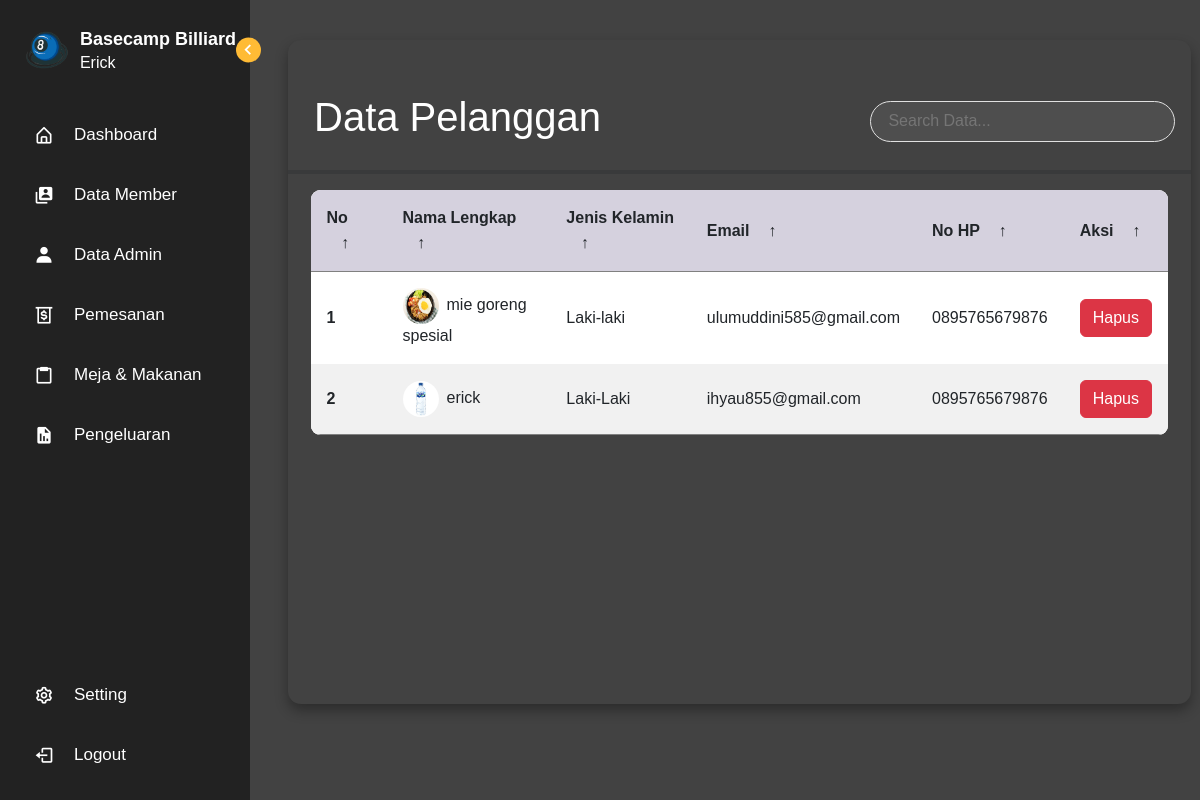
/admin.php?page=member (signed in), run on the app's committed database.
### tables this page shows
CREATE TABLE `user` (
  `id_user` int(11) NOT NULL,
  `email` varchar(50) NOT NULL,
  `password` varchar(255) NOT NULL,
  `hp` varchar(20) NOT NULL,
  `jenis_kelamin` varchar(10) NOT NULL,
  `nama_lengkap` varchar(60) NOT NULL,
  `alamat` text NOT NULL,
  `foto` text NOT NULL,
  `reset_token_hash` varchar(64) DEFAULT NULL,
  `reset_token_expires_at` datetime DEFAULT NULL,
  `account_activation_hash` varchar(255) DEFAULT NULL
);

### functions.php (called while the page is built, shortened)
<?php
$conn = mysqli_connect("localhost", "root", "", "db_futsal");
function query($query)
{
  global $conn;
  $result = mysqli_query($conn, $query);
  $rows = [];
  while ($row = mysqli_fetch_assoc($result)) {
    $rows[] = $row;
  }
  return $rows;
}

### admin/member.php (the view, shortened to what this page needs)
<?php
include_once(__DIR__ . '/../functions.php');
$member = query("SELECT * FROM user");
?>
  <link rel="stylesheet" href="../css/form.css">
  <link rel="stylesheet" href="https://cdnjs.cloudflare.com/ajax/libs/font-awesome/4.7.0/css/font-awesome.min.css">
  <main class="table">
    <section class="table__header mt-5">
      <h1 style="margin-left:10px;">Data Pelanggan</h1>
      <div class="input-group">
        <input type="search" name="search" id="searchInput" oninput="searchTable()" placeholder="Search Data...">
      </div>
    </section>
    <hr>
    <section class="table__body">
      <table>
        <thead>
          <tr>
            <th> No <span class="icon-arrow">&UpArrow;</span></th>
            <th> Nama Lengkap <span class="icon-arrow">&UpArrow;</span></th>
            <th> Jenis Kelamin <span class="icon-arrow">&UpArrow;</span></th>
            <th> Email <span class="icon-arrow">&UpArrow;</span></th>
            <th> No HP <span class="icon-arrow">&UpArrow;</span></th>
            <th> aksi <span class="icon-arrow">&UpArrow;</span></th>
          </tr>
        </thead>
        <form action="" method="post">
          <tbody id="dataTable">
            <?php $i = 1; ?>
            <?php foreach ($member as $row) : ?>
              <tr>
                <th scope="row"><?= $i; ?></th>
                <td><img src="./img/<?= $row["foto"]; ?>"><?= $row["nama_lengkap"]; ?></td>
                <td><?= $row["jenis_kelamin"]; ?></td>
                <td><?= $row["email"]; ?></td>
                <td><?= $row["hp"]; ?></td>
                <td>
                  <a href="admin/controller/hapusMember.php?id=<?= $row["id_user"]; ?>" class="btn btn-danger">Hapus</a>
                </td>
              </tr>
              <?php $i++; ?>
            <?php endforeach; ?>
          </tbody>
        </form>
      </table>
    </section>
  </main>

### css/style.css (style rules this page uses)
* { margin: 0; padding: 0; box-sizing: border-box; font-family: 'Poppins', sans-serif; }
:root { --body-color: #E4E9F7; --sidebar-color: #FFF; --primary-color: #695CFE; --primary-color-light: #F6F5FF; --toggle-color: #DDD; --text-color: #707070; --tran-03: all 0.2s ease; --tran-03: all 0.3s ease; --tran-04: all 0.3s ease; --tran-05: all 0.3s ease; }
body { min-height: 100vh; background-color: var(--body-color); transition: var(--tran-05); }

### css/form.css (style rules this page uses)
* { margin: 0; padding: 0; box-sizing: border-box; font-family: sans-serif; }
:root { --body-color: #E4E9F7; --sidebar-color: #FFF; --primary-color: #695CFE; --primary-color-light: #F6F5FF; --toggle-color: #DDD; --text-color: #707070; --tran-03: all 0.2s ease; --tran-03: all 0.3s ease; --tran-04: all 0.3s ease; --tran-05: all 0.3s ease; }
main h1 { color: #fff; }
body { min-height: 100vh; background: url(images/html_table.jpg) center / cover; display: flex; justify-content: center; align-items: center; }
main.table { position: absolute; top: 5%; left: 4%; width: 80vw; height: 83vh; backdrop-filter: blur(0px); box-shadow: 0 .4rem .8rem #0005; border-radius: .8rem; overflow: hidden; }
.table__header { width: 100%; height: 10%; padding: .8rem 1rem; display: flex; justify-content: space-between; align-items: center; }
.table__header .input-group { width: 35%; height: 100%; background-color: #fff1; padding: 0 .8rem; border-radius: 2rem; border: 1px solid #e1e1e1; display: flex; justify-content: center; align-items: center; transition: .2s; }
.table__header .input-group input { width: 100%; padding: 0 .5rem 0 .3rem; background-color: transparent; border: none; outline: none; }
.table__body { width: 95%; max-height: calc(70% - 1.6rem); background-color: #fffb; margin: .8rem auto; border-radius: .6rem; overflow-y: auto; }
table { width: 100%; }
td img { width: 36px; height: 36px; margin-right: .5rem; border-radius: 50%; vertical-align: middle; }
table, th, td { border-collapse: collapse; padding: 1rem; text-align: left; }
thead th { position: sticky; top: 0; left: 0; background-color: #d5d1defe; cursor: pointer; text-transform: capitalize; }
tbody tr:nth-child(even) { background-color: #f1f1f1; }
tbody tr { --delay: .1s; transition: .5s ease-in-out var(--delay), background-color 0s; }
tbody tr td, tbody tr td p, tbody tr td img { transition: .2s ease-in-out; }
thead th span.icon-arrow { display: inline-block; width: 1.3rem; height: 1.3rem; border-radius: 50%; border: 1.4px solid transparent; text-align: center; font-size: 1rem; margin-left: .5rem; transition: .2s ease-in-out; }
hr { width: 100%; border: 2px solid; }

### data on the page
user: foto (picture), nama_lengkap "mie goreng spesial", jenis_kelamin "Laki-laki", email "ulumuddini585@gmail.com", hp "0895765679876"
user: foto (picture), nama_lengkap "erick", jenis_kelamin "Laki-Laki", email "ihyau855@gmail.com", hp "0895765679876"

### other printed values
$_SESSION["nama"] "Erick"
